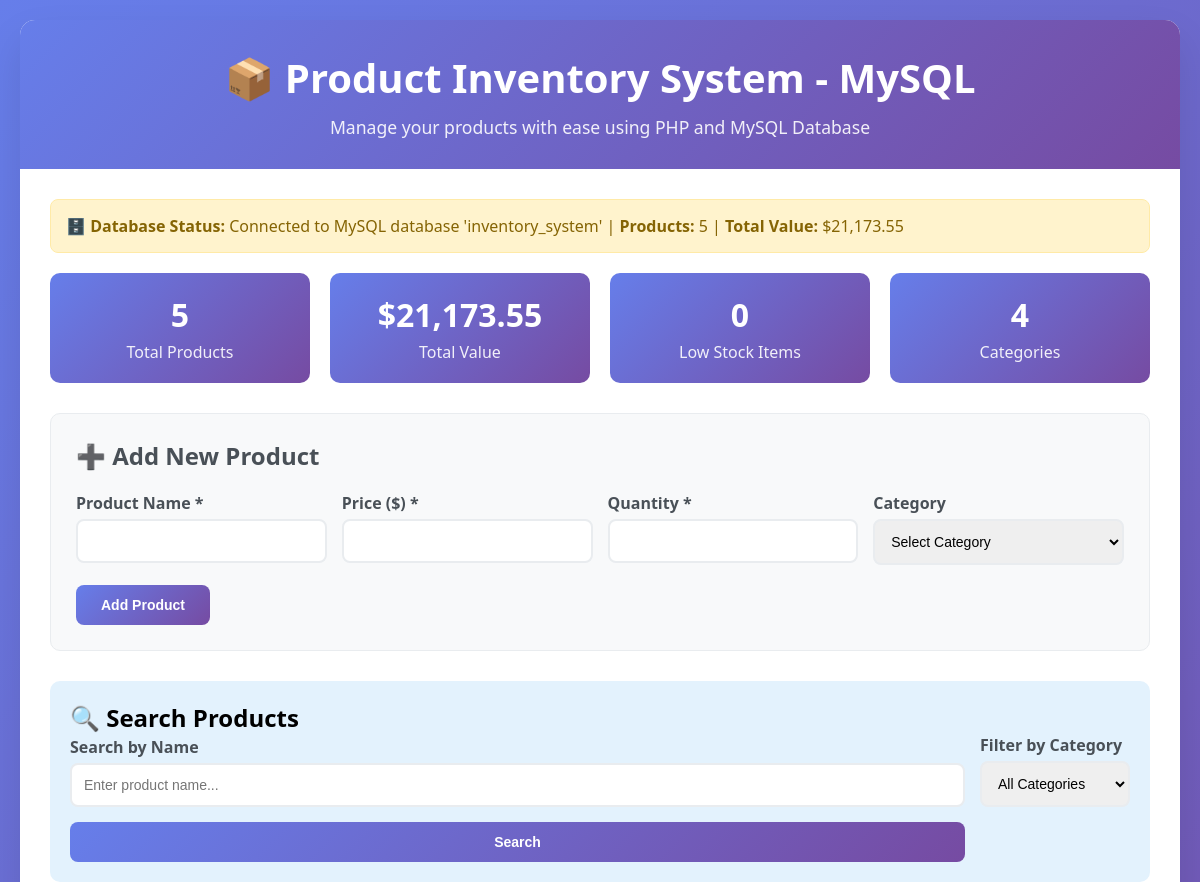
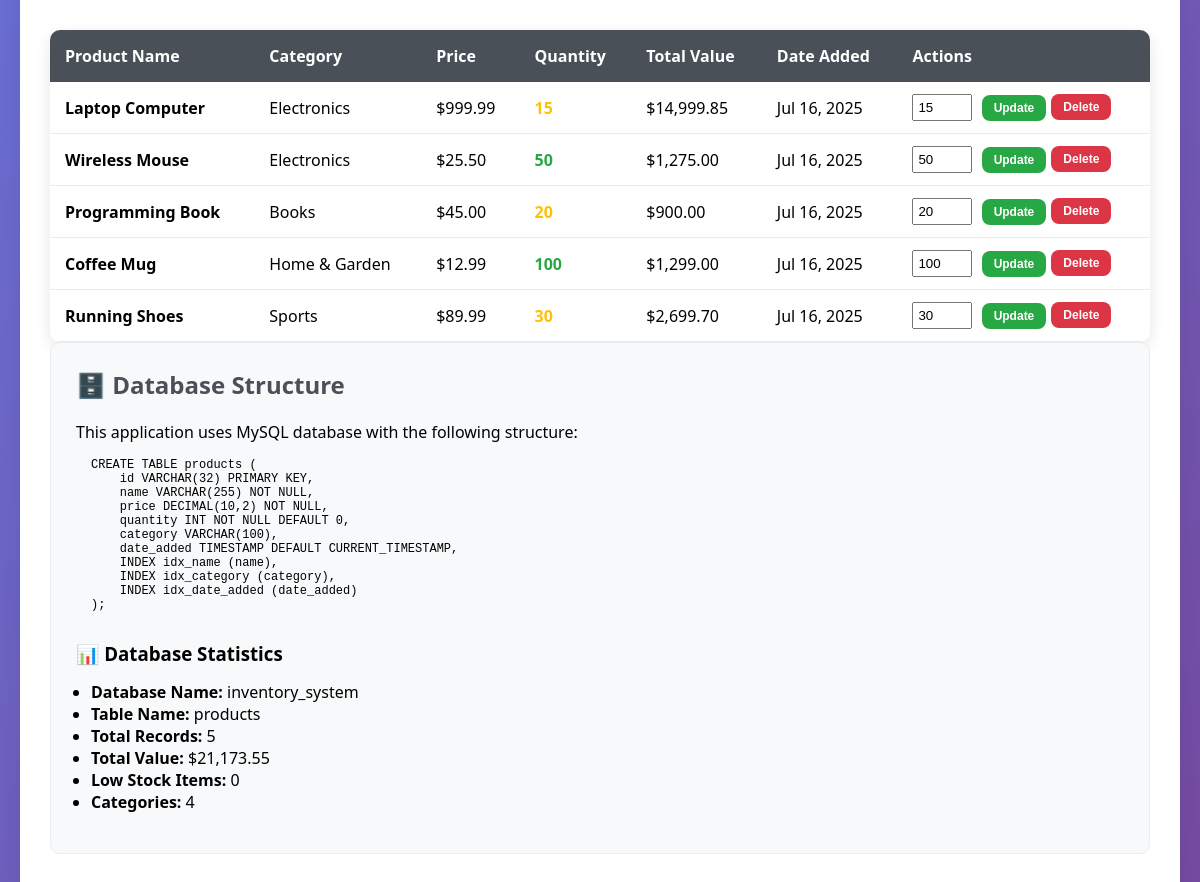
Screenshot of /Act11/index.php with the database file from the repository (2 pictures, top to bottom).
### tables this page shows
CREATE TABLE `products` (
  `id` varchar(32) NOT NULL,
  `name` varchar(255) NOT NULL,
  `price` decimal(10,2) NOT NULL,
  `quantity` int(11) NOT NULL DEFAULT 0,
  `category` varchar(100) DEFAULT NULL,
  `created_by` int(11) DEFAULT NULL,
  `updated_by` int(11) DEFAULT NULL,
  `date_added` timestamp NOT NULL DEFAULT current_timestamp(),
  `last_updated` timestamp NOT NULL DEFAULT current_timestamp() ON UPDATE current_timestamp()
);

### Act11/index.php (the view, shortened to what the rows shown need)
<!DOCTYPE html>
<html lang="en">
<head>
</head>
<body>
    <div class="container">
        <div class="header">
            <h1>📦 Product Inventory System - MySQL</h1>
        </div>
        <div class="content">
            <?php
            $host = 'localhost';
            $dbname = 'inventory_system';
            $username = 'root';
            $password = '';
            $charset = 'utf8mb4';
            try {
                $dsn = "mysql:host=$host;dbname=$dbname;charset=$charset";
                $pdo = new PDO($dsn, $username, $password, [
                    PDO::ATTR_ERRMODE => PDO::ERRMODE_EXCEPTION,
                    PDO::ATTR_DEFAULT_FETCH_MODE => PDO::FETCH_ASSOC,
                    PDO::ATTR_EMULATE_PREPARES => false,
                ]);
            } catch (PDOException $e) {
                if (strpos($e->getMessage(), 'Unknown database') !== false) {
                    ?>
                    <!DOCTYPE html>
                    <html lang="en">
                    <head>
                        <meta charset="UTF-8">
                        <meta name="viewport" content="width=device-width, initial-scale=1.0">
                        <title>Database Setup Required - Product Inventory System</title>
                        <style>
                            * {
                                margin: 0;
                                padding: 0;
                                box-sizing: border-box;
                            }
                            body {
                                font-family: 'Segoe UI', Tahoma, Geneva, Verdana, sans-serif;
                                background: linear-gradient(135deg, #667eea 0%, #764ba2 100%);
                                min-height: 100vh;
                                padding: 20px;
                                display: flex;
                                align-items: center;
                                justify-content: center;
                            }
                            .setup-container {
                                max-width: 800px;
                                background: white;
                                border-radius: 15px;
                                box-shadow: 0 20px 40px rgba(0,0,0,0.1);
                                overflow: hidden;
                            }
                            .header {
                                background: linear-gradient(135deg, #667eea 0%, #764ba2 100%);
                                color: white;
                                padding: 30px;
                                text-align: center;
                            }
                            .header h1 {
                                font-size: 2.5em;
                                margin-bottom: 10px;
                            }
                            .content {
                                padding: 30px;
                            }
                            .alert {
                                background: #fff3cd;
                                border: 1px solid #ffeaa7;
                                color: #856404;
                                padding: 20px;
                                border-radius: 8px;
                                margin-bottom: 20px;
                            }
                            .setup-steps {
                                background: #f8f9fa;
                                padding: 25px;
                                border-radius: 10px;
                                margin-bottom: 20px;
                            }
                            .setup-steps h3 {
                                color: #495057;
                                margin-bottom: 15px;
                            }
                            .setup-steps ol {
                                padding-left: 20px;
                            }
                            .setup-steps li {
                                margin-bottom: 10px;
                                line-height: 1.6;
                            }
                            .code-block {
                                background: #2d3748;
                                color: #e2e8f0;
                                padding: 15px;
                                border-radius: 8px;
                                font-family: 'Courier New', monospace;
                                font-size: 14px;
                                margin: 10px 0;
                                overflow-x: auto;
                            }
                            .btn {
                                background: linear-gradient(135deg, #667eea 0%, #764ba2 100%);
                                color: white;
                                padding: 12px 25px;
                                border: none;
                                border-radius: 8px;
                                cursor: pointer;
                                font-size: 14px;
                                font-weight: 600;
                                text-decoration: none;
                                display: inline-block;
                                margin: 5px;
                                transition: transform 0.2s ease;
                            }
                            .btn:hover {
                                transform: translateY(-2px);
                            }
                            .btn-secondary {
                                background: #6c757d;
                            }
                            .file-info {
                                background: #e3f2fd;
                                border: 1px solid #bbdefb;
                                color: #1565c0;
                                padding: 15px;
                                border-radius: 8px;
                                margin: 15px 0;
                            }
                        </style>
                    </head>
                    <body>
                        <div class="setup-container">
                            <div class="header">
                                <h1>🗄️ Database Setup Required</h1>
                                <p>Product Inventory System - MySQL Version</p>
                            </div>
                            <div class="content">
                                <div class="alert">
                                    <strong>⚠️ Database Not Found:</strong> The database 'inventory_system' does not exist.
                                    Please follow the setup instructions below to create the required database and tables.
                                </div>
                                <div class="setup-steps">
                                    <h3>📋 Setup Instructions</h3>
                                    <ol>
                                        <li><strong>Start XAMPP/WAMP:</strong> Make sure MySQL service is running</li>
                                        <li><strong>Open phpMyAdmin:</strong> Go to <code>http://localhost/phpmyadmin</code></li>
                                        <li><strong>Login:</strong> Use username: <code>root</code>, password: (leave empty)</li>
                                        <li><strong>Create Database:</strong> Click "New" and create database named <code>inventory_system</code></li>
                                        <li><strong>Import SQL File:</strong> Select the database, go to "Import" tab, and upload <code>database_setup.sql</code></li>
                                        <li><strong>Verify Setup:</strong> You should see a "products" table created</li>
                                    </ol>
                                </div>
                                <div class="file-info">
                                    <strong>📄 SQL File Location:</strong> <code>Act11/database_setup.sql</code><br>
                                    <strong>📖 Complete Guide:</strong> <code>Act11/README.md</code>
                                </div>
                                <div class="setup-steps">
                                    <h3>🔧 Alternative: Manual SQL Commands</h3>
                                    <p>If you prefer to run SQL commands manually, use these in phpMyAdmin SQL tab:</p>
                                    <div class="code-block">
-- Create database
CREATE DATABASE inventory_system;
USE inventory_system;
-- Create products table
CREATE TABLE products (
    id VARCHAR(32) PRIMARY KEY,
    name VARCHAR(255) NOT NULL,
    price DECIMAL(10,2) NOT NULL,
    quantity INT NOT NULL DEFAULT 0,
    category VARCHAR(100),
    date_added TIMESTAMP DEFAULT CURRENT_TIMESTAMP,
    INDEX idx_name (name),
    INDEX idx_category (category),
    INDEX idx_date_added (date_added)
);
                                    </div>
                                </div>
                                <div style="text-align: center; margin-top: 30px;">
                                    <a href="index.php" class="btn">🔄 Refresh Page</a>
                                    <a href="database_setup.sql" class="btn btn-secondary" download>📥 Download SQL File</a>
                                </div>
                                <div style="margin-top: 20px; text-align: center; color: #6c757d; font-size: 14px;">
                                    <p><strong>Need Help?</strong> Check the README.md file for detailed troubleshooting instructions.</p>
                                </div>
                            </div>
                        </div>
                    </body>
                    </html>
                    <?php
                    exit;
                } else {
                    die("Database connection failed: " . $e->getMessage() . "<br><br>
                    <strong>Setup Instructions:</strong><br>
                    1. Make sure XAMPP/WAMP MySQL service is running<br>
                    2. Check if username and password are correct<br>
                    3. Verify MySQL is accessible on localhost");
                }
            }
            function getAllProducts($pdo) {
                $stmt = $pdo->query("SELECT * FROM products ORDER BY date_added DESC");
                return $stmt->fetchAll();
            }
            function getStatistics($pdo) {
                $stats = [];
                $stmt = $pdo->query("SELECT COUNT(*) as total FROM products");
                $stats['totalProducts'] = $stmt->fetch()['total'];
                $stmt = $pdo->query("SELECT SUM(price * quantity) as total_value FROM products");
                $result = $stmt->fetch();
                $stats['totalValue'] = $result['total_value'] ?: 0;
                $stmt = $pdo->query("SELECT COUNT(*) as low_stock FROM products WHERE quantity < 10");
                $stats['lowStock'] = $stmt->fetch()['low_stock'];
                $stmt = $pdo->query("SELECT COUNT(DISTINCT category) as categories FROM products WHERE category IS NOT NULL AND category != ''");
                $stats['categories'] = $stmt->fetch()['categories'];
                return $stats;
            }
            $searchTerm = isset($_GET['search']) ? trim($_GET['search']) : '';
            $searchCategory = isset($_GET['category']) ? trim($_GET['category']) : '';
            if (!empty($searchTerm) || !empty($searchCategory)) {
                $inventory = searchProducts($pdo, $searchTerm, $searchCategory);
            } else {
                $inventory = getAllProducts($pdo);
            }
            $stats = getStatistics($pdo);
            ?>
            <div class="form-section">
                <h2>➕ Add New Product</h2>
            </div>
            <div class="search-section">
                <h2>🔍 Search Products</h2>
            </div>
            <div class="table-container">
                <table class="inventory-table">
                    <thead>
                        <tr>
                            <th>Product Name</th>
                            <th>Category</th>
                            <th>Price</th>
                            <th>Quantity</th>
                            <th>Total Value</th>
                            <th>Date Added</th>
                            <th>Actions</th>
                        </tr>
                    </thead>
                    <tbody>
                        <?php if (empty($inventory)): ?>
                            <tr>
                                <td colspan="7" style="text-align: center; padding: 30px; color: #6c757d;">
                                    <?php
                                    $totalProducts = $stats['totalProducts'];
                                    echo $totalProducts == 0 ? 'No products in inventory. Add your first product above!' : 'No products match your search criteria.';
                                    ?>
                                </td>
                            </tr>
                        <?php else: ?>
                            <?php foreach ($inventory as $product): ?>
                                <tr>
                                    <td><strong><?php echo htmlspecialchars($product['name']); ?></strong></td>
                                    <td><?php echo htmlspecialchars($product['category']); ?></td>
                                    <td>$<?php echo number_format($product['price'], 2); ?></td>
                                    <td>
                                        <span class="<?php
                                            echo $product['quantity'] < 10 ? 'stock-low' :
                                                ($product['quantity'] < 50 ? 'stock-medium' : 'stock-high');
                                        ?>">
                                            <?php echo $product['quantity']; ?>
                                        </span>
                                    </td>
                                    <td>$<?php echo number_format($product['price'] * $product['quantity'], 2); ?></td>
                                    <td><?php echo date('M j, Y', strtotime($product['date_added'])); ?></td>
                                    <td>
                                        <div class="action-buttons">
                                            <form method="POST" style="display: inline;">
                                                <input type="number" name="quantity" value="<?php echo $product['quantity']; ?>" min="0" style="width: 60px; padding: 4px; margin-right: 5px;">
                                                <button type="submit" class="btn btn-small btn-success">Update</button>
                                            </form>
                                            <form method="POST" style="display: inline;" onsubmit="return confirm('Are you sure you want to delete this product?')">
                                                <button type="submit" class="btn btn-small btn-danger">Delete</button>
                                            </form>
                                        </div>
                                    </td>
                                </tr>
                            <?php endforeach; ?>
                        <?php endif; ?>
                    </tbody>
                </table>
            </div>
            <div class="form-section">
                <h2>🗄️ Database Structure</h2>
            </div>
        </div>
    </div>
</body>
</html>

### rows the page displays
products: name "Laptop Computer", category "Electronics", price "999.99", quantity "15", $product['price'] * $product['quantity'] "14,999.85", date_added "Jul 16, 2025"
products: name "Wireless Mouse", category "Electronics", price "25.50", quantity "50", $product['price'] * $product['quantity'] "1,275.00", date_added "Jul 16, 2025"
products: name "Programming Book", category "Books", price "45.00", quantity "20", $product['price'] * $product['quantity'] "900.00", date_added "Jul 16, 2025"
products: name "Coffee Mug", category "Home & Garden", price "12.99", quantity "100", $product['price'] * $product['quantity'] "1,299.00", date_added "Jul 16, 2025"
products: name "Running Shoes", category "Sports", price "89.99", quantity "30", $product['price'] * $product['quantity'] "2,699.70", date_added "Jul 16, 2025"

### other values shown
$stats['totalProducts'] "5"
$stats['totalValue'] "21,173.55"
$stats['lowStock'] "0"
$stats['categories'] "4"
